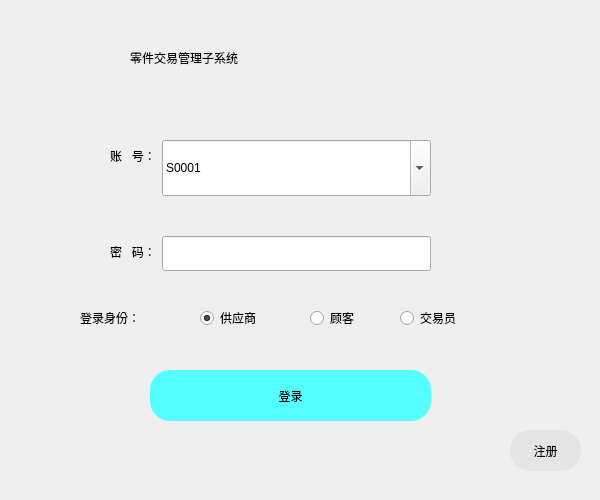
<?xml version="1.0" encoding="UTF-8"?>
<ui version="4.0">
 <class>Form</class>
 <widget class="QWidget" name="Form">
  <property name="enabled">
   <bool>true</bool>
  </property>
  <property name="geometry">
   <rect>
    <x>0</x>
    <y>0</y>
    <width>600</width>
    <height>500</height>
   </rect>
  </property>
  <property name="minimumSize">
   <size>
    <width>600</width>
    <height>500</height>
   </size>
  </property>
  <property name="maximumSize">
   <size>
    <width>600</width>
    <height>500</height>
   </size>
  </property>
  <property name="windowTitle">
   <string>Form</string>
  </property>
  <property name="styleSheet">
   <string notr="true">QWidget#Form
{
border-image: url(:/login/resource/picture/login_background.jpg);
}</string>
  </property>
  <widget class="QPushButton" name="loginBtn">
   <property name="enabled">
    <bool>true</bool>
   </property>
   <property name="geometry">
    <rect>
     <x>150</x>
     <y>370</y>
     <width>281</width>
     <height>51</height>
    </rect>
   </property>
   <property name="styleSheet">
    <string notr="true">QPushButton
{
background-color:rgb(85, 255, 255);
font: 16pt &quot;楷体&quot;;
border-radius:20px;
}
QPushButton:hover
{
background-color:rgb(255, 170, 127);
}</string>
   </property>
   <property name="text">
    <string>登录</string>
   </property>
  </widget>
  <widget class="QRadioButton" name="supplierLogRiobtn">
   <property name="geometry">
    <rect>
     <x>200</x>
     <y>310</y>
     <width>81</width>
     <height>16</height>
    </rect>
   </property>
   <property name="styleSheet">
    <string notr="true">font: 15pt &quot;楷体&quot;;</string>
   </property>
   <property name="text">
    <string>供应商</string>
   </property>
   <property name="checked">
    <bool>true</bool>
   </property>
  </widget>
  <widget class="QRadioButton" name="tradersLogRiobtn">
   <property name="geometry">
    <rect>
     <x>400</x>
     <y>310</y>
     <width>85</width>
     <height>16</height>
    </rect>
   </property>
   <property name="styleSheet">
    <string notr="true">font: 15pt &quot;楷体&quot;;</string>
   </property>
   <property name="text">
    <string>交易员</string>
   </property>
  </widget>
  <widget class="QRadioButton" name="customerLogRiobtn">
   <property name="geometry">
    <rect>
     <x>310</x>
     <y>310</y>
     <width>71</width>
     <height>16</height>
    </rect>
   </property>
   <property name="styleSheet">
    <string notr="true">font: 15pt &quot;楷体&quot;;</string>
   </property>
   <property name="text">
    <string>顾客</string>
   </property>
  </widget>
  <widget class="QLabel" name="label">
   <property name="geometry">
    <rect>
     <x>80</x>
     <y>300</y>
     <width>99</width>
     <height>35</height>
    </rect>
   </property>
   <property name="styleSheet">
    <string notr="true">color:rgb(0, 0, 0);
font: 16pt &quot;楷体&quot;;</string>
   </property>
   <property name="text">
    <string>登录身份：</string>
   </property>
  </widget>
  <widget class="QWidget" name="layoutWidget">
   <property name="geometry">
    <rect>
     <x>110</x>
     <y>140</y>
     <width>321</width>
     <height>131</height>
    </rect>
   </property>
   <layout class="QFormLayout" name="formLayout">
    <property name="verticalSpacing">
     <number>40</number>
    </property>
    <item row="0" column="0">
     <widget class="QLabel" name="label_2">
      <property name="styleSheet">
       <string notr="true">color:rgb(0, 0, 0);
font: 16pt &quot;楷体&quot;;</string>
      </property>
      <property name="text">
       <string>账   号：</string>
      </property>
     </widget>
    </item>
    <item row="1" column="0">
     <widget class="QLabel" name="label_3">
      <property name="styleSheet">
       <string notr="true">color:rgb(0, 0, 0);
font: 16pt &quot;楷体&quot;;</string>
      </property>
      <property name="text">
       <string>密   码：</string>
      </property>
     </widget>
    </item>
    <item row="0" column="1">
     <widget class="QComboBox" name="accountLogComBox">
      <property name="sizePolicy">
       <sizepolicy hsizetype="Preferred" vsizetype="Expanding">
        <horstretch>0</horstretch>
        <verstretch>0</verstretch>
       </sizepolicy>
      </property>
      <property name="minimumSize">
       <size>
        <width>0</width>
        <height>35</height>
       </size>
      </property>
      <property name="styleSheet">
       <string notr="true">font: 11pt &quot;楷体&quot;;

</string>
      </property>
      <property name="editable">
       <bool>true</bool>
      </property>
      <item>
       <property name="text">
        <string>S0001</string>
       </property>
      </item>
      <item>
       <property name="text">
        <string>C0001</string>
       </property>
      </item>
     </widget>
    </item>
    <item row="1" column="1">
     <widget class="QLineEdit" name="passwordLogLedit">
      <property name="sizePolicy">
       <sizepolicy hsizetype="Expanding" vsizetype="Fixed">
        <horstretch>0</horstretch>
        <verstretch>0</verstretch>
       </sizepolicy>
      </property>
      <property name="minimumSize">
       <size>
        <width>0</width>
        <height>35</height>
       </size>
      </property>
      <property name="contextMenuPolicy">
       <enum>Qt::DefaultContextMenu</enum>
      </property>
      <property name="styleSheet">
       <string notr="true">font: 11pt &quot;楷体&quot;;</string>
      </property>
      <property name="echoMode">
       <enum>QLineEdit::Password</enum>
      </property>
      <property name="clearButtonEnabled">
       <bool>true</bool>
      </property>
     </widget>
    </item>
   </layout>
  </widget>
  <widget class="QLabel" name="label_4">
   <property name="geometry">
    <rect>
     <x>130</x>
     <y>40</y>
     <width>361</width>
     <height>35</height>
    </rect>
   </property>
   <property name="styleSheet">
    <string notr="true">color:rgb(0, 0, 0);
font: 26pt &quot;隶书&quot;;</string>
   </property>
   <property name="text">
    <string>零件交易管理子系统</string>
   </property>
  </widget>
  <widget class="QPushButton" name="gotoRegisterBtn">
   <property name="geometry">
    <rect>
     <x>510</x>
     <y>430</y>
     <width>71</width>
     <height>41</height>
    </rect>
   </property>
   <property name="styleSheet">
    <string notr="true">QPushButton
{
background-color:rgb(229, 229, 229);
font: 16pt &quot;楷体&quot;;
border-radius:20px;
}
QPushButton:hover
{
background-color:rgb(170, 255, 255);
}</string>
   </property>
   <property name="text">
    <string>注册</string>
   </property>
  </widget>
 </widget>
 <resources>
  <include location="images.qrc"/>
 </resources>
 <connections>
  <connection>
   <sender>loginBtn</sender>
   <signal>clicked()</signal>
   <receiver>Form</receiver>
   <slot>loginToMainpane()</slot>
   <hints>
    <hint type="sourcelabel">
     <x>322</x>
     <y>399</y>
    </hint>
    <hint type="destinationlabel">
     <x>332</x>
     <y>599</y>
    </hint>
   </hints>
  </connection>
  <connection>
   <sender>gotoRegisterBtn</sender>
   <signal>clicked()</signal>
   <receiver>Form</receiver>
   <slot>show_register_pane()</slot>
   <hints>
    <hint type="sourcelabel">
     <x>530</x>
     <y>453</y>
    </hint>
    <hint type="destinationlabel">
     <x>733</x>
     <y>444</y>
    </hint>
   </hints>
  </connection>
 </connections>
 <slots>
  <slot>loginToMainpane()</slot>
  <slot>show_register_pane()</slot>
 </slots>
</ui>
